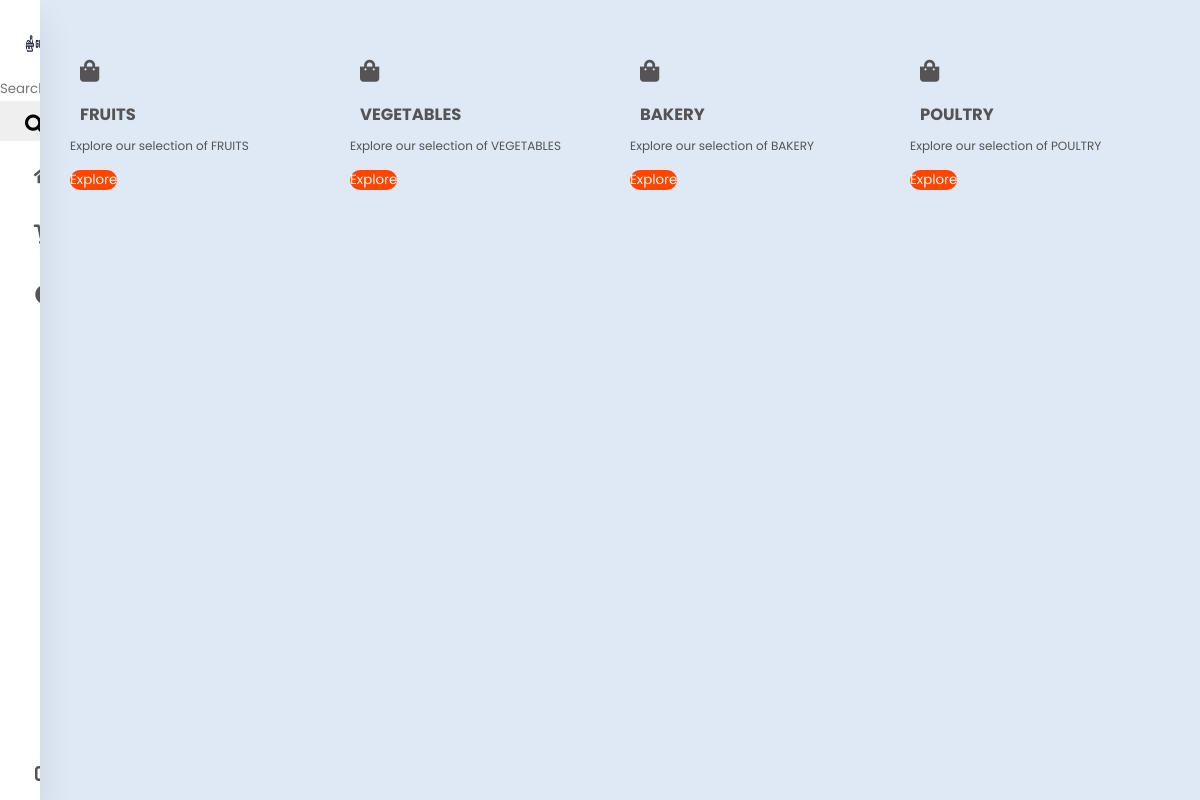
Screenshot of /user_dashboard with the database file from the repository.
### app.py (models this page shows)
class Categories(db.Model):
    Category_ID = db.Column(db.Integer, primary_key=True)
    Cat_name = db.Column(db.String)

### app.py (the view, shortened to what this page needs)
@app.route('/user_dashboard', methods=['GET', 'POST'])
def user_dashboard():
    categories = Categories.query.all()
    products = Products.query.all()
    user_info = session.get('user_info')
    return render_template('grocery_store_dashboard.html', categories=categories, products=products, user_info=user_info)

### app.py (called while the page is built)
@app.before_request
def initialize_cart():
    if 'cart' not in session:
        session['cart'] = {}

### templates/grocery_store_dashboard.html (shortened to what this page needs)
<!DOCTYPE html>
<html>
<head>
    <link rel="stylesheet" href="{{ url_for('static', filename='dashboard_style.css') }}" />
    <link rel="stylesheet" href="https://cdnjs.cloudflare.com/ajax/libs/font-awesome/5.15.4/css/all.min.css"/>
</head>
<body>
    <div class="container">
        <nav>
            <ul>
                <li><a href="#" class="logo">
                    <img src="{{ url_for('static', filename='logo.JPG') }}" alt="">
                </a></li>
                <li>
                    <form action="/search" method="get" class="search-form">
                        <input type="text" name="query" placeholder="Search products or categories">
                        <button type="submit">
                            <i class="fas fa-search"></i>
                        </button>
                    </form>
                </li>
                <li><a href="{{ url_for('user_dashboard') }}">
                    <i class="fas fa-home"></i>
                </a></li>
                <li><a  href="{{ url_for('view_cart') }}">
                    <i class="fas fa-shopping-cart"></i>
                </a></li>
                <li><a href="">
                    <i class="fas fa-question-circle"></i>
                </a></li>
                <li><a href="{{ url_for('logout') }}" class="logout">
                    <i class="fas fa-sign-out-alt"></i>
                </a></li>
            </ul>
        </nav>
        <section class="main">
            <div class="main-categories">
                {% for category in categories %}
                <div class="card">
                    <a href="{{ url_for('category_products', category_id=category.Category_ID) }}">
                        <i class="fas fa-shopping-bag"></i>
                        <h3>{{ category.Cat_name }}</h3>
                        <p>Explore our selection of {{ category.Cat_name }}</p>
                        <button>Explore</button>
                    </a>
                </div>
                {% endfor %}
            </div>
        </section>
    </div>
</body>
</html>

### static/dashboard_style.css (style rules this page uses)
* { margin: 0; padding: 0; outline: none; border: none; text-decoration: none; box-sizing: border-box; font-family: "Poppins", sans-serif; }
body { background: #dfe9f5; }
.container { display: flex; }
nav { position: relative; top: 0; bottom: 0; height: 100vh; left: 0; background: #fff; width: 280px; overflow: hidden; box-shadow: 0 20px 35px rgba(0, 0, 0, 0.1); }
.logo { text-align: center; display: flex; margin: 10px 0 0 10px; }
.logo img { width: 45px; height: 45px; border-radius: 50%; }
a { position: relative; color: rgb(85, 83, 83); font-size: 14px; display: table; width: 280px; padding: 10px; }
nav .fas { position: relative; width: 70px; height: 40px; top: 14px; font-size: 20px; text-align: center; }
.logout { position: absolute; bottom: 0; }
.main { position: relative; padding: 20px; width: 100%; }
.main-categories { display: flex; margin-top: 20px; }
.main-categories .card h3 { margin: 10px; text-transform: capitalize; }
.main-categories .card p { font-size: 12px; }
.main-categories .card button { background: orangered; color: #fff; padding: 7px 1 5px; border-radius: 10px; margin-top: 15px; cursor: pointer; }
.main-categories .card i { font-size: 22px; padding: 10px; }

### rows the page displays
Categories: Cat_name "FRUITS"
Categories: Cat_name "VEGETABLES"
Categories: Cat_name "BAKERY"
Categories: Cat_name "POULTRY"
